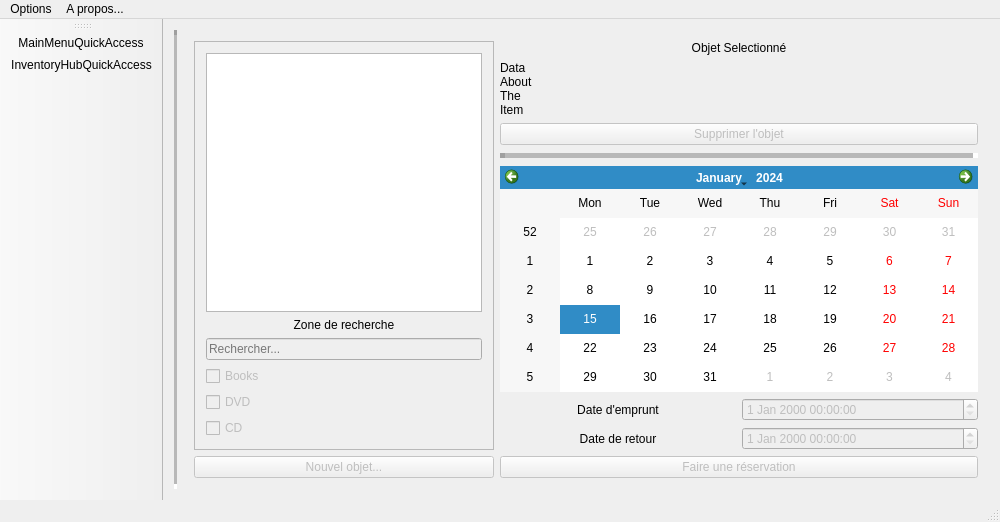
<?xml version="1.0" encoding="UTF-8"?>
<ui version="4.0">
 <class>MainWindow</class>
 <widget class="QMainWindow" name="MainWindow">
  <property name="geometry">
   <rect>
    <x>0</x>
    <y>0</y>
    <width>1000</width>
    <height>522</height>
   </rect>
  </property>
  <property name="windowTitle">
   <string>MainWindow</string>
  </property>
  <widget class="QWidget" name="centralWidget">
   <layout class="QHBoxLayout" name="horizontalLayout_2">
    <item>
     <widget class="Line" name="QuickAccessMenuSeparator">
      <property name="frameShadow">
       <enum>QFrame::Sunken</enum>
      </property>
      <property name="lineWidth">
       <number>5</number>
      </property>
      <property name="midLineWidth">
       <number>5</number>
      </property>
      <property name="orientation">
       <enum>Qt::Vertical</enum>
      </property>
     </widget>
    </item>
    <item>
     <widget class="QStackedWidget" name="MainActionArea">
      <property name="currentIndex">
       <number>1</number>
      </property>
      <widget class="QWidget" name="MainMenu">
       <layout class="QVBoxLayout" name="verticalLayout_2">
        <item>
         <widget class="QLabel" name="Title">
          <property name="text">
           <string>Manager d'emprunts
version 1.0</string>
          </property>
          <property name="textFormat">
           <enum>Qt::AutoText</enum>
          </property>
          <property name="scaledContents">
           <bool>false</bool>
          </property>
          <property name="alignment">
           <set>Qt::AlignCenter</set>
          </property>
         </widget>
        </item>
        <item>
         <widget class="QWidget" name="MainMenuButtons" native="true">
          <layout class="QHBoxLayout" name="horizontalLayout">
           <item>
            <widget class="QPushButton" name="BorrowItemButton">
             <property name="enabled">
              <bool>false</bool>
             </property>
             <property name="text">
              <string>Faire un emprunt...</string>
             </property>
            </widget>
           </item>
           <item>
            <widget class="QPushButton" name="ReturnItemButton">
             <property name="enabled">
              <bool>false</bool>
             </property>
             <property name="text">
              <string>Rendre un emprunt...</string>
             </property>
            </widget>
           </item>
           <item>
            <widget class="QPushButton" name="CreateNewUserButton">
             <property name="enabled">
              <bool>false</bool>
             </property>
             <property name="text">
              <string>Nouvel utilisateur</string>
             </property>
            </widget>
           </item>
          </layout>
         </widget>
        </item>
       </layout>
      </widget>
      <widget class="QWidget" name="InventoryHub">
       <layout class="QHBoxLayout" name="horizontalLayout_3">
        <item>
         <widget class="QWidget" name="LeftSide" native="true">
          <property name="maximumSize">
           <size>
            <width>300</width>
            <height>16777215</height>
           </size>
          </property>
          <layout class="QHBoxLayout" name="horizontalLayout_4">
           <property name="spacing">
            <number>0</number>
           </property>
           <property name="leftMargin">
            <number>0</number>
           </property>
           <property name="topMargin">
            <number>0</number>
           </property>
           <property name="rightMargin">
            <number>0</number>
           </property>
           <property name="bottomMargin">
            <number>0</number>
           </property>
           <item>
            <layout class="QVBoxLayout" name="LeftSideLayout">
             <item>
              <widget class="QFrame" name="ResearchFilters">
               <property name="minimumSize">
                <size>
                 <width>0</width>
                 <height>325</height>
                </size>
               </property>
               <property name="frameShape">
                <enum>QFrame::StyledPanel</enum>
               </property>
               <property name="frameShadow">
                <enum>QFrame::Raised</enum>
               </property>
               <property name="lineWidth">
                <number>20</number>
               </property>
               <property name="midLineWidth">
                <number>20</number>
               </property>
               <layout class="QVBoxLayout" name="verticalLayout_4">
                <item>
                 <widget class="QTableView" name="tableView">
                  <property name="minimumSize">
                   <size>
                    <width>250</width>
                    <height>0</height>
                   </size>
                  </property>
                 </widget>
                </item>
                <item>
                 <widget class="QLabel" name="ResearchAreaTitle">
                  <property name="enabled">
                   <bool>true</bool>
                  </property>
                  <property name="maximumSize">
                   <size>
                    <width>16777215</width>
                    <height>25</height>
                   </size>
                  </property>
                  <property name="text">
                   <string>Zone de recherche</string>
                  </property>
                  <property name="alignment">
                   <set>Qt::AlignHCenter|Qt::AlignTop</set>
                  </property>
                 </widget>
                </item>
                <item>
                 <widget class="QLineEdit" name="ResearchField">
                  <property name="enabled">
                   <bool>false</bool>
                  </property>
                  <property name="placeholderText">
                   <string>Rechercher...</string>
                  </property>
                 </widget>
                </item>
                <item>
                 <layout class="QGridLayout" name="ResearchFiltersGrid">
                  <item row="0" column="0">
                   <widget class="QCheckBox" name="BookRCheckbox">
                    <property name="enabled">
                     <bool>false</bool>
                    </property>
                    <property name="text">
                     <string>Books</string>
                    </property>
                    <property name="tristate">
                     <bool>false</bool>
                    </property>
                   </widget>
                  </item>
                  <item row="1" column="0">
                   <widget class="QCheckBox" name="DVDRCheckbox">
                    <property name="enabled">
                     <bool>false</bool>
                    </property>
                    <property name="text">
                     <string>DVD</string>
                    </property>
                   </widget>
                  </item>
                  <item row="2" column="0">
                   <widget class="QCheckBox" name="checkBox">
                    <property name="enabled">
                     <bool>false</bool>
                    </property>
                    <property name="text">
                     <string>CD</string>
                    </property>
                   </widget>
                  </item>
                 </layout>
                </item>
               </layout>
              </widget>
             </item>
             <item>
              <widget class="QPushButton" name="CreateItemButton">
               <property name="enabled">
                <bool>false</bool>
               </property>
               <property name="text">
                <string>Nouvel objet...</string>
               </property>
              </widget>
             </item>
            </layout>
           </item>
          </layout>
         </widget>
        </item>
        <item>
         <widget class="QWidget" name="RightSide" native="true">
          <property name="minimumSize">
           <size>
            <width>400</width>
            <height>0</height>
           </size>
          </property>
          <layout class="QHBoxLayout" name="horizontalLayout_7">
           <property name="spacing">
            <number>0</number>
           </property>
           <property name="leftMargin">
            <number>0</number>
           </property>
           <property name="topMargin">
            <number>0</number>
           </property>
           <property name="rightMargin">
            <number>0</number>
           </property>
           <property name="bottomMargin">
            <number>0</number>
           </property>
           <item>
            <layout class="QVBoxLayout" name="RightSideLayout">
             <property name="spacing">
              <number>8</number>
             </property>
             <item>
              <layout class="QVBoxLayout" name="SelectedItem">
               <item>
                <widget class="QLabel" name="ItemDataTitle">
                 <property name="maximumSize">
                  <size>
                   <width>16777215</width>
                   <height>25</height>
                  </size>
                 </property>
                 <property name="text">
                  <string>Objet Selectionné</string>
                 </property>
                 <property name="alignment">
                  <set>Qt::AlignHCenter|Qt::AlignTop</set>
                 </property>
                 <property name="margin">
                  <number>6</number>
                 </property>
                </widget>
               </item>
               <item>
                <widget class="QLabel" name="ItemData">
                 <property name="text">
                  <string>Data
About
The
Item</string>
                 </property>
                 <property name="alignment">
                  <set>Qt::AlignLeading|Qt::AlignLeft|Qt::AlignTop</set>
                 </property>
                 <property name="margin">
                  <number>15</number>
                 </property>
                </widget>
               </item>
               <item>
                <widget class="QPushButton" name="RemoveItemButton">
                 <property name="enabled">
                  <bool>false</bool>
                 </property>
                 <property name="text">
                  <string>Supprimer l'objet</string>
                 </property>
                </widget>
               </item>
              </layout>
             </item>
             <item>
              <widget class="Line" name="RightSideLayoutSeparator">
               <property name="minimumSize">
                <size>
                 <width>0</width>
                 <height>5</height>
                </size>
               </property>
               <property name="frameShadow">
                <enum>QFrame::Sunken</enum>
               </property>
               <property name="lineWidth">
                <number>5</number>
               </property>
               <property name="midLineWidth">
                <number>5</number>
               </property>
               <property name="orientation">
                <enum>Qt::Horizontal</enum>
               </property>
              </widget>
             </item>
             <item>
              <layout class="QVBoxLayout" name="CalendarArea">
               <item>
                <widget class="QCalendarWidget" name="Calendar"/>
               </item>
               <item>
                <layout class="QHBoxLayout" name="ReservationEndArea">
                 <item>
                  <widget class="QLabel" name="ReservationDateLabel">
                   <property name="text">
                    <string>Date d'emprunt</string>
                   </property>
                   <property name="alignment">
                    <set>Qt::AlignCenter</set>
                   </property>
                  </widget>
                 </item>
                 <item>
                  <widget class="QDateTimeEdit" name="ReservationDate">
                   <property name="enabled">
                    <bool>false</bool>
                   </property>
                  </widget>
                 </item>
                </layout>
               </item>
               <item>
                <layout class="QHBoxLayout" name="ReservationBeginArea">
                 <item>
                  <widget class="QLabel" name="ReservationEndDateLabel">
                   <property name="text">
                    <string>Date de retour</string>
                   </property>
                   <property name="alignment">
                    <set>Qt::AlignCenter</set>
                   </property>
                  </widget>
                 </item>
                 <item>
                  <widget class="QDateTimeEdit" name="ReservationEndDate">
                   <property name="enabled">
                    <bool>false</bool>
                   </property>
                  </widget>
                 </item>
                </layout>
               </item>
               <item>
                <widget class="QPushButton" name="MakeReservation">
                 <property name="enabled">
                  <bool>false</bool>
                 </property>
                 <property name="text">
                  <string>Faire une réservation</string>
                 </property>
                </widget>
               </item>
              </layout>
             </item>
            </layout>
           </item>
          </layout>
         </widget>
        </item>
       </layout>
      </widget>
     </widget>
    </item>
   </layout>
  </widget>
  <widget class="QMenuBar" name="menuBar">
   <property name="geometry">
    <rect>
     <x>0</x>
     <y>0</y>
     <width>1000</width>
     <height>20</height>
    </rect>
   </property>
   <widget class="QMenu" name="menuOptions_2">
    <property name="title">
     <string>Options</string>
    </property>
   </widget>
   <widget class="QMenu" name="menuA_propos">
    <property name="title">
     <string>A propos...</string>
    </property>
   </widget>
   <addaction name="menuOptions_2"/>
   <addaction name="menuA_propos"/>
  </widget>
  <widget class="QStatusBar" name="statusBar"/>
  <widget class="QToolBar" name="toolBar_2">
   <property name="windowTitle">
    <string>toolBar_2</string>
   </property>
   <attribute name="toolBarArea">
    <enum>LeftToolBarArea</enum>
   </attribute>
   <attribute name="toolBarBreak">
    <bool>true</bool>
   </attribute>
   <addaction name="actionMainMenuQuickAccess"/>
   <addaction name="actionInventoryHubQuickAccess"/>
  </widget>
  <action name="actionInventoryHubQuickAccess">
   <property name="text">
    <string>InventoryHubQuickAccess</string>
   </property>
  </action>
  <action name="actionMainMenuQuickAccess">
   <property name="text">
    <string>MainMenuQuickAccess</string>
   </property>
  </action>
 </widget>
 <layoutdefault spacing="6" margin="11"/>
 <resources/>
 <connections/>
</ui>
